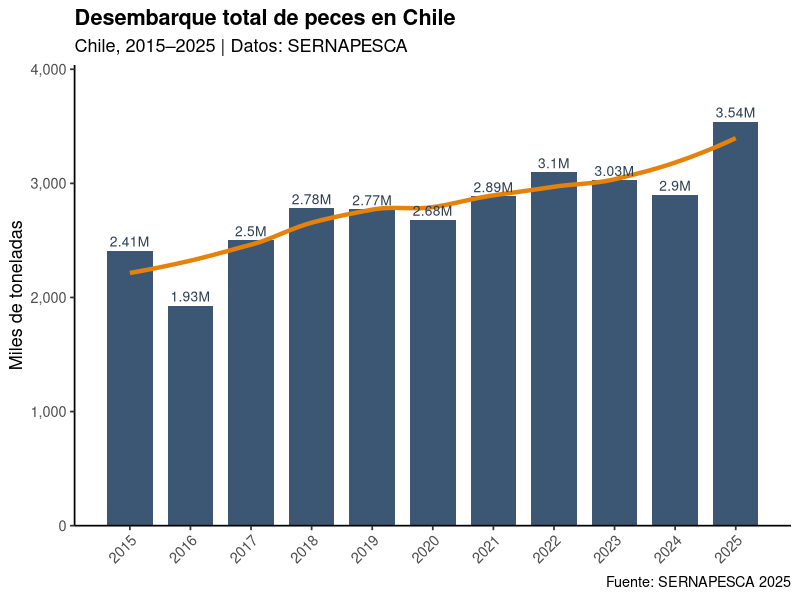
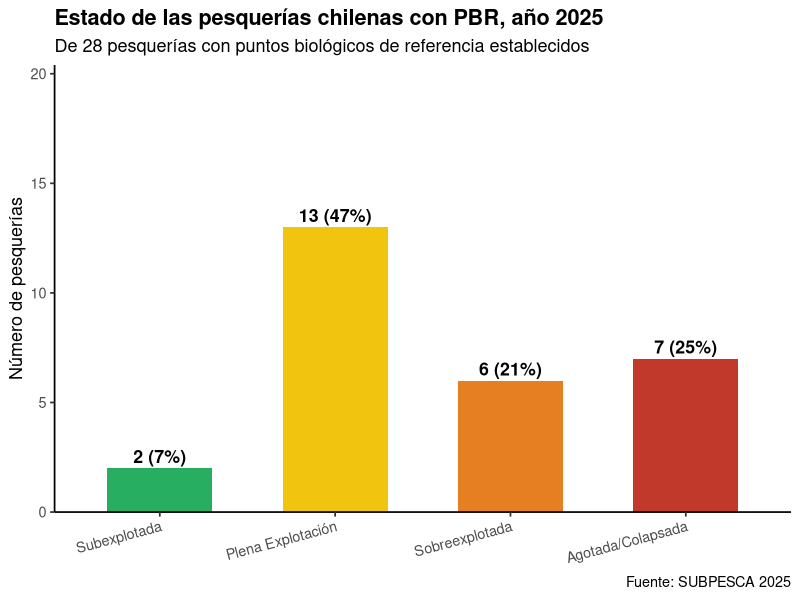

The R script that drew these images, in order:
## ---- chunk 1
library(ggplot2)
library(dplyr)
library(tidyr)
library(scales)
library(knitr)
library(kableExtra)
## ---- chunk 2
anos   <- 2015:2025
total  <- c(2410579,1928598,2500562,2782188,2773500,
            2681998,2886478,3096605,3028375,2900536,3541604)

df_tot <- data.frame(YY = anos, Total_mil = total/1000)

ggplot(df_tot, aes(x = YY, y = Total_mil)) +
  geom_col(fill = "#1A3A5C", alpha = 0.85, width = 0.75) +
  geom_smooth(method = "loess", color = "#E6820A", linewidth = 1.5, se = FALSE) +
  geom_text(aes(label = paste0(round(Total_mil/1000,2),"M")),
            vjust = -0.4, size = 3.5, color = "#2C3E50") +
  scale_x_continuous(breaks = 2015:2025) +
  scale_y_continuous(labels = label_comma(),
                     expand  = expansion(mult = c(0, 0.14))) +
  labs(title   = "Desembarque total de peces en Chile",
       subtitle = "Chile, 2015–2025 | Datos: SERNAPESCA",
       x = NULL, y = "Miles de toneladas",
       caption = "Fuente: SERNAPESCA 2025") +
  theme_classic(13) +
  theme(plot.title   = element_text(face = "bold"),
        axis.text.x  = element_text(angle = 45, hjust = 1))
## ---- chunk 3
df_estados <- data.frame(
  Estado = c("Subexplotada","Plena Explotación","Sobreexplotada","Agotada o Colapsada"),
  Criterio_Biomasa = c("B > B_RMS","B ≈ B_RMS","B < B_RMS","B < B_límite"),
  Criterio_F = c("F < F_RMS","F ≈ F_RMS","F > F_RMS","Capturas mínimas históricas"),
  Implicancia = c(
    "Potencial para mayor rendimiento; puede aumentarse el esfuerzo cautelosamente",
    "Stock en o cerca de su rendimiento máximo; mantener esfuerzo",
    "No sostenible a largo plazo; riesgo de colapso si no se reduce F",
    "Stock sin capacidad de recuperación natural adecuada; veda o drástica reducción"
  )
)

kable(df_estados,
      caption = "Estados de situación de pesquerías según LGPA Art. 2 N°59",
      col.names = c("Estado","Criterio (Biomasa)","Criterio (F/U)","Implicancia para el manejo")) %>%
  kable_styling(bootstrap_options = c("striped","hover"), full_width = TRUE) %>%
  row_spec(1, color = "#155724", background = "#D4EDDA") %>%
  row_spec(2, color = "#856404", background = "#FFF3CD") %>%
  row_spec(3, color = "#721c24", background = "#F8D7DA") %>%
  row_spec(4, color = "#FFFFFF", background = "#721c24")
## ---- chunk 4
df_pbr <- data.frame(
  Estado = factor(c("Subexplotada","Plena Explotación","Sobreexplotada","Agotada/Colapsada"),
                  levels = c("Subexplotada","Plena Explotación","Sobreexplotada","Agotada/Colapsada")),
  N      = c(2,13,6,7),
  Pct    = c(7,47,21,25),
  Color  = c("#27AE60","#F1C40F","#E67E22","#C0392B")
)

ggplot(df_pbr, aes(x = Estado, y = N, fill = Estado)) +
  geom_col(width = 0.6, show.legend = FALSE) +
  geom_text(aes(label = paste0(N," (",Pct,"%)")),
            vjust = -0.4, fontface = "bold", size = 4.5) +
  scale_fill_manual(values = df_pbr$Color) +
  scale_y_continuous(expand = expansion(mult = c(0, 0.2)), limits = c(0,17)) +
  labs(title   = "Estado de las pesquerías chilenas con PBR, año 2025",
       subtitle = "De 28 pesquerías con puntos biológicos de referencia establecidos",
       x = NULL, y = "Número de pesquerías",
       caption = "Fuente: SUBPESCA 2025") +
  theme_classic(13) +
  theme(plot.title  = element_text(face = "bold"),
        axis.text.x = element_text(angle = 15, hjust = 1))
## ---- chunk 5
glosario <- data.frame(
  Término = c("Recurso renovable","Biología de Recursos","Biomasa (B)","Mortalidad por pesca (F)",
               "RMS","B_RMS","F_RMS","PBR","LGPA","CCT","Pesquería tipo 'S'","AMERB","CPUE",
               "Reclutamiento","Unidad de pesquería","Metapoblación"),
  Definición = c(
    "Recurso natural que puede regenerarse si la tasa de extracción es menor a la de reproducción.",
    "Disciplina que estudia poblaciones de organismos acuáticos explotados para proveer bases del manejo sustentable.",
    "Masa total del stock explotable expresada en toneladas.",
    "Tasa instantánea de mortalidad anual por causa de la pesca.",
    "Rendimiento Máximo Sostenible: mayor nivel promedio de captura sostenible en el tiempo.",
    "Nivel de biomasa al que se logra el RMS; referencia objetivo de manejo.",
    "Tasa de mortalidad por pesca al nivel del RMS.",
    "Punto Biológico de Referencia: valor estandarizado que define el estado de situación de la pesquería.",
    "Ley General de Pesca y Acuicultura (N° 18.892): marco normativo de la actividad pesquera en Chile.",
    "Comité Científico Técnico Pesquero: órgano asesor que define el estado de situación, los PBR, y recomienda el rango de captura biológicamente aceptable.",
    "Pesquería artesanal, espacialmente estructurada, sustentada por stocks sedentarios (Orensanz et al., 2005).",
    "Área de Manejo y Explotación de Recursos Bentónicos: derechos de acceso territoriales.",
    "Captura por Unidad de Esfuerzo: índice de abundancia relativa = Captura / Esfuerzo.",
    "Individuos jóvenes que se incorporan al stock explotable.",
    "Área geográfica dentro de la cual un stock se evalúa y gestiona como unidad.",
    "Conjunto de subpoblaciones locales de la misma especie conectadas por dispersión larval."
  )
)
kable(glosario, col.names = c("Término","Definición"),
      caption = "Glosario de términos esenciales — Clase 1") %>%
  kable_styling(bootstrap_options = c("striped","hover","condensed"), full_width = TRUE, font_size = 13) %>%
  column_spec(1, bold = TRUE, width = "25%")
